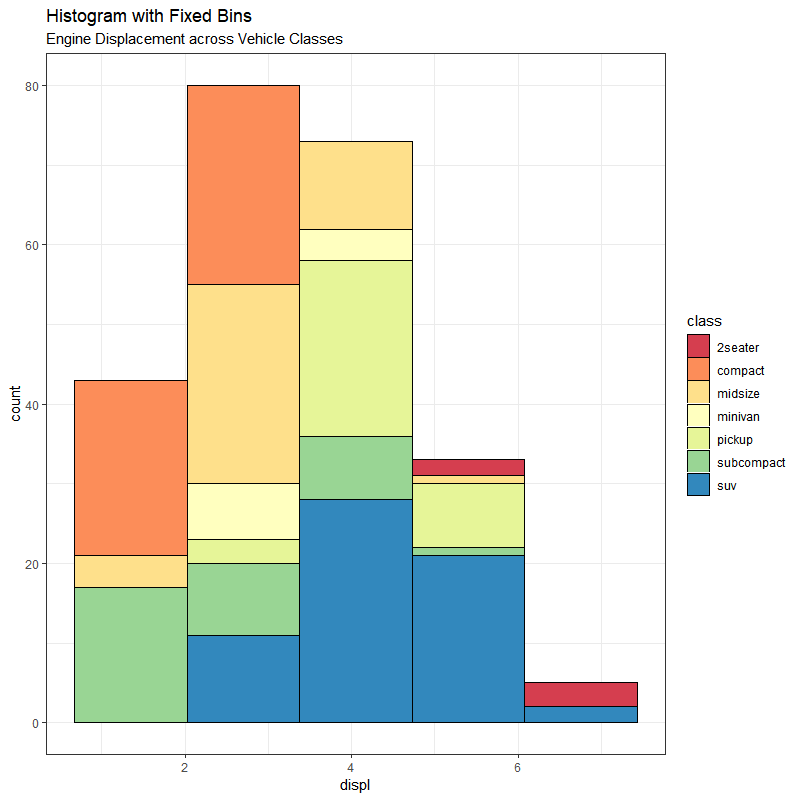

Generate this figure with R:
### HISTORGRAM WITH FIXED BINS ###

# Import ggplot2 package
library(ggplot2)                              

# Pre-set the black and white theme
theme_set(theme_bw())                         

gg <- ggplot(data = ,                         # name the plot variable and load data set
             aes()) +                         # set the x variable
  scale_fill_brewer(palette = "Spectral")     # type in the pallete style

gg + geom_histogram(aes(fill = ),             # type in the bin fill variable
                    bins = ,                  # set the bin width (same scale as used in data set)
                    col = "black",            # type in the bin border color
                    size = 0.1) +             # set the bin border width
  labs(title = "",                            # type in the plot title
       subtitle = "")                         # type in the plot subtitle

# EXAMPLE

library(ggplot2)
theme_set(theme_bw())

gg <- ggplot(data = mpg,
             aes(displ)) +
  scale_fill_brewer(palette = "Spectral")

gg + geom_histogram(aes(fill = class),
                    bins = 5,
                    col = "black",
                    size = 0.1) + 
  labs(title = "Histogram with Fixed Bins",
       subtitle = "Engine Displacement across Vehicle Classes")
